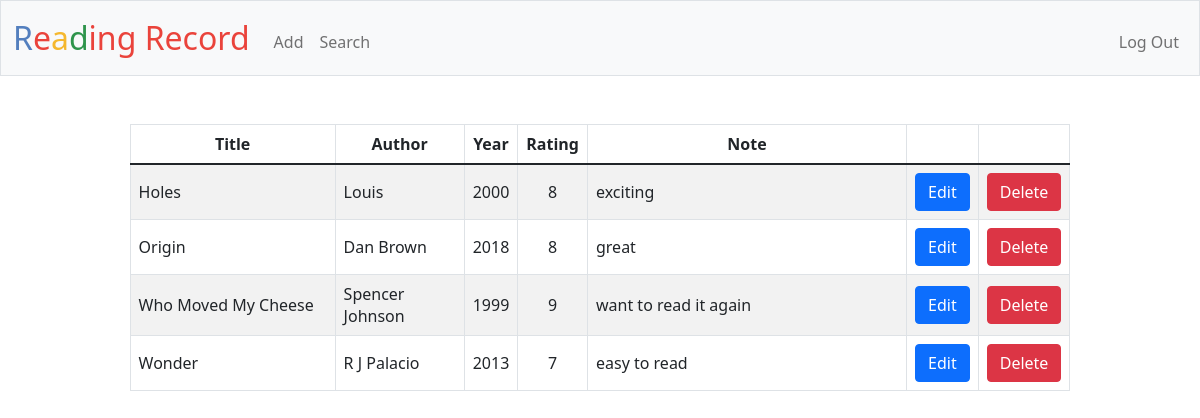
The page / (signed in) on the database its author committed.
### tables this page shows
CREATE TABLE users_books (
                user_id INTEGER NOT NULL,
                book_id INTEGER NOT NULL,
                FOREIGN KEY(user_id) REFERENCES users(id) ON DELETE CASCADE,
                FOREIGN KEY(book_id) REFERENCES books(id) ON DELETE CASCADE
            );

CREATE TABLE books (
                id INTEGER PRIMARY KEY AUTOINCREMENT NOT NULL,
                title TEXT NOT NULL,
                author TEXT,
                year INTEGER,
                rating INTEGER,
                note TEXT
            );

### app.py (the view)
@app.route("/")
@login_required
def index():
    rows = db.execute("SELECT * FROM books JOIN users_books ON books.id == users_books.book_id WHERE user_id = ? ORDER BY title", session["user_id"])
    return render_template("index.html", rows=rows)

### app.py (called while the page is built)
@app.after_request
def after_request(response):
    response.headers["Cache-Control"] = "no-cache, no-store, must-revalidate"
    response.headers["Expires"] = 0
    response.headers["Pragma"] = "no-cache"
    return response

### helpers.py (called while the page is built)
def login_required(f):
    @wraps(f)
    def decorated_function(*args, **kwargs):
        if session.get("user_id") is None:
            return redirect("/login")
        return f(*args, **kwargs)
    return decorated_function

### templates/index.html (shortened to what this page needs)
{% extends "layout-record.html" %}

### templates/layout-record.html
{% extends "layout.html" %}
{% block main %}
    <table id="record" class="table table-striped table-bordered table-hover">
        <thead>
            <th id="title" scope="col">Title</td>
            <th id="author" scope="col">Author</td>
            <th id="year" class="year" scope="col">Year</td>
            <th id="rating" class="rating" scope="col">Rating</td>
            <th id="note" scope="col">Note</td>
            <th id="edit" class="edit" scope="col"></td>
            <th id="delete" class="delete" scope="col"></td>
        </thead>
        <tbody>
            {% for row in rows %}
                <tr>
                    <td>{{ row.title }}</td>
                    <td>{{ row.author }}</td>
                    <td class="year">{{ row.year }}</td>
                    <td class="rating">{{ row.rating }}</td>
                    <td>{{ row.note }}</td>
                    <td class="edit"><a href="/edit?id={{ row.id }}"><button class="btn btn-primary">Edit</button></a></td>
                    <td class="delete"><a href="/delete?id={{ row.id }}"><button class="btn btn-danger">Delete</button></a></td>
                </tr>
            {% endfor %}
        </tbody>
    </table>
{% endblock %}

### templates/layout.html (shortened to what this page needs)
<!DOCTYPE>
<html lang="en">
    <head>
        <link href="https://cdn.jsdelivr.net/npm/bootstrap@5.1.3/dist/css/bootstrap.min.css" rel="stylesheet">
        <link href="/static/styles.css" rel="stylesheet">
    </head>
    <body>
        <nav class="bg-light border navbar navbar-expand-md navbar-light">
            <div class="container-fluid">
                <a class="navbar-brand" href="/"><span class="blue">R</span><span class="red">e</span><span class="yellow">a</span><span class="green">d</span><span class="red">ing Record</span></a>
                <div class="collapse navbar-collapse" id="navbar">
                    {% if session["user_id"] %}
                        <ul class="navbar-nav me-auto mt-2">
                            <li class="nav-item"><a class="nav-link" href="/add">Add</a></li>
                            <li class="nav-item"><a class="nav-link" href="/search">Search</a></li>
                        </ul>
                        <ul class="navbar-nav ms-auto mt-2">
                            <li class="nav-item"><a class="nav-link" href="/logout">Log Out</a></li>
                        </ul>
                    {% else %}
                        <ul class="navbar-nav ms-auto mt-2">
                            <li class="nav-item"><a class="nav-link" href="/register">Register</a></li>
                            <li class="nav-item"><a class="nav-link" href="/login">Log In</a></li>
                        </ul>
                    {% endif %}
                </div>
            </div>
        </nav>
        <main class="container-fluid py-5 text-center">
            {% block main %}{% endblock %}
        </main>
</html>

### static/styles.css (style rules this page uses)
nav .navbar-brand { font-size: xx-large; }
nav .navbar-brand .blue { color: #537fbe; }
nav .navbar-brand .red { color: #ea433b; }
nav .navbar-brand .yellow { color: #f5b82e; }
nav .navbar-brand .green { color: #2e944b; }
#record { width: 80%; margin-left: auto; margin-right: auto; }
td, th { vertical-align: middle; }
th { text-align: center; }
.year, .rating, .edit, .delete { text-align: center; }
#title { width: 25%; }
#author { width: 15%; }
#year { width: 5%; }
#rating { width: 5%; }
#note { width:40% }
#edit { width: 5%; }
#delete { width: 5%; }

### rows shown on the page
users_books: title "Holes", author "Louis", year "2000", rating "8", note "exciting"
users_books: title "Origin", author "Dan Brown", year "2018", rating "8", note "great"
users_books: title "Who Moved My Cheese", author "Spencer Johnson", year "1999", rating "9", note "want to read it again"
users_books: title "Wonder", author "R J Palacio", year "2013", rating "7", note "easy to read"
